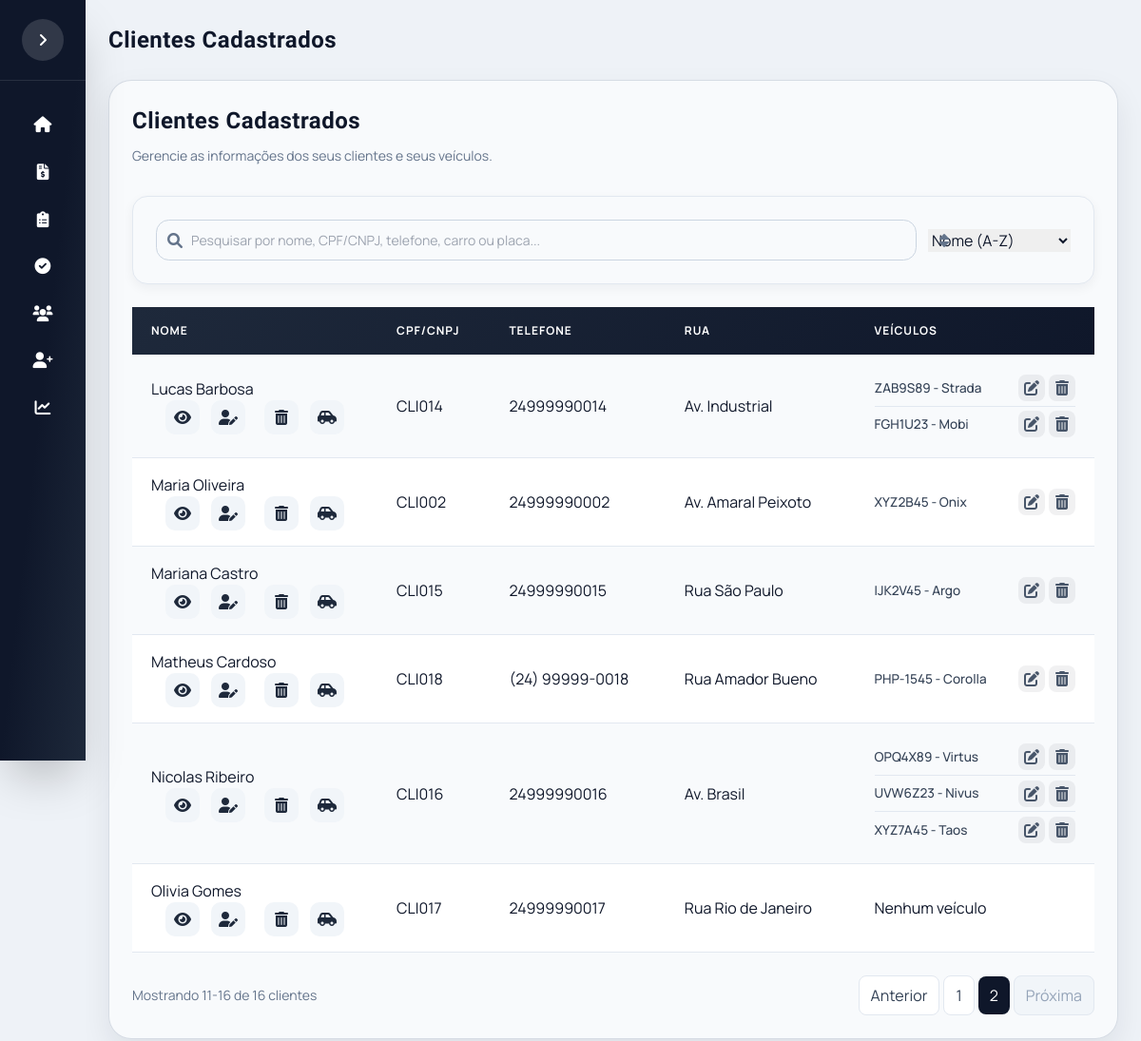
Page /clientes?page=2 on the earlier database version.
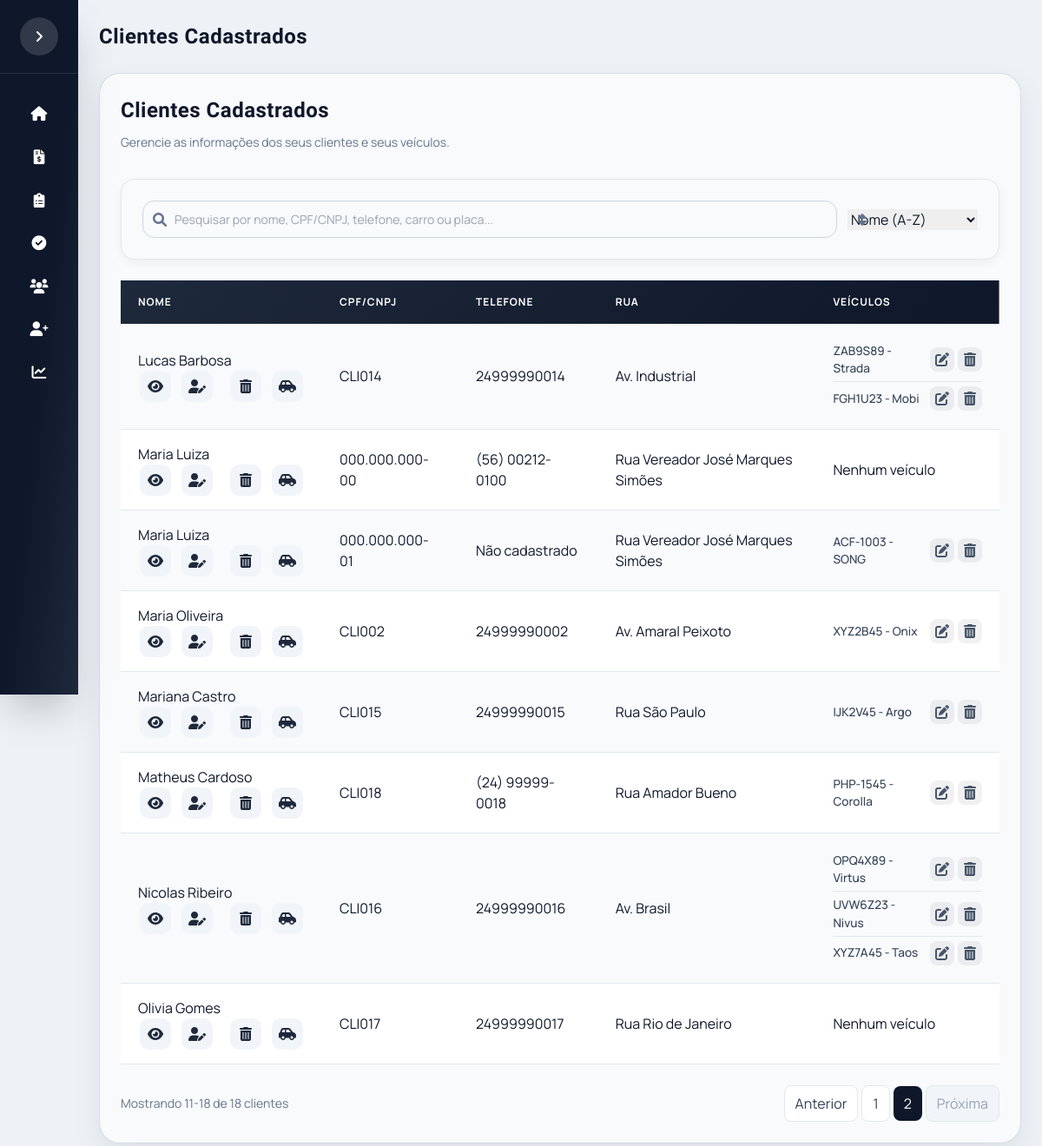
Same page on the later database version.
### app/models.py (models this page shows)
class Cliente(db.Model):
    __tablename__ = "clientes"
    id_cliente = db.Column(db.Integer, primary_key=True, autoincrement=True)
    cod_cliente = db.Column(db.String(20), unique=True, nullable=False)
    nome = db.Column(db.String(120), nullable=False)
    cliente_ativo = db.Column(db.Integer, default=1)
    telefones = db.relationship("TelefoneCliente", backref="cliente", lazy=True, cascade="all, delete-orphan")
    emails = db.relationship("EmailCliente", backref="cliente", lazy=True, cascade="all, delete-orphan")
    enderecos = db.relationship("EnderecoCliente", backref="cliente", lazy=True, cascade="all, delete-orphan")
    veiculos = db.relationship("Veiculo", backref="cliente", lazy=True, cascade="all, delete-orphan")

class TelefoneCliente(db.Model):
    __tablename__ = "telefones_cliente"
    id_telefone = db.Column(db.Integer, primary_key=True, autoincrement=True)
    id_cliente = db.Column(db.Integer, db.ForeignKey("clientes.id_cliente"), nullable=False)
    telefone = db.Column(db.String(20), nullable=False)

class EnderecoCliente(db.Model):
    __tablename__ = "enderecos_cliente"
    id_endereco = db.Column(db.Integer, primary_key=True, autoincrement=True)
    id_cliente = db.Column(db.Integer, db.ForeignKey("clientes.id_cliente"), nullable=False)
    rua = db.Column(db.String(150))
    numero = db.Column(db.String(10))
    bairro = db.Column(db.String(100))
    cidade = db.Column(db.String(100))
    estado = db.Column(db.String(2))
    cep = db.Column(db.String(8))
    complemento = db.Column(db.String(100))

class Veiculo(db.Model):
    __tablename__ = "veiculos"
    id_veiculo = db.Column(db.Integer, primary_key=True, autoincrement=True)
    id_cliente = db.Column(db.Integer, db.ForeignKey("clientes.id_cliente"), nullable=False)
    veiculo_ativo = db.Column(db.Integer, default=1)
    placa = db.Column(db.String(7), unique=True, nullable=False)
    marca = db.Column(db.String(50), nullable=False)
    modelo = db.Column(db.String(80), nullable=False)
    ano = db.Column(db.Integer)
    cor = db.Column(db.String(30))
    orcamentos = db.relationship("Orcamento", backref="veiculo", lazy=True)

### app/routes.py (the view)
@main.route("/clientes")
def listar_clientes():
    page = request.args.get("page", 1, type=int)
    per_page = request.args.get("per_page", 10, type=int)
    per_page = max(1, min(per_page, 10000))
    query = (
        Cliente.query
        .filter(Cliente.cliente_ativo == 1)
        .order_by(Cliente.nome.asc())
    )
    pagination = query.paginate(page=page, per_page=per_page, error_out=False)
    return render_template(
        "lista_clientes.html",
        clientes=pagination.items,
        pagination=pagination
    )

### templates/lista_clientes.html (shortened to what this page needs)
{% extends "base.html" %}
{% block page_title %}
Clientes Cadastrados
{% endblock %}
{% block content %}
<div class="table-container">
    <div class="screen-header" style="margin-bottom: 2rem;">
        <div>
            <h2 class="screen-title title-font" style="margin-bottom: 0.5rem;">Clientes Cadastrados</h2>
            <p class="screen-subtitle">Gerencie as informações dos seus clientes e seus veículos.</p>
        </div>
    </div>
    <div class="panel filter-panel" style="margin-bottom: 1.5rem; padding: 1.5rem;">
        <div class="filter-row">
            <div class="filter-search-col">
                <div class="input-icon">
                    <input
                        type="text"
                        id="filterCliente"
                        placeholder="Pesquisar por nome, CPF/CNPJ, telefone, carro ou placa..."
                        class="form-input"
                    >
                </div>
            </div>
            <div class="filter-sort-col"><div class="input-icon">
                <select id="sortSelect" class="w-full">
                    <option value="nome_asc">Nome (A-Z)</option>
                </select>
            </div></div>
        </div>
    </div>
    <table class="table-clientes">
        <thead>
            <tr>
                <th>Nome</th>
                <th>CPF/CNPJ</th>
                <th>Telefone</th>
                <th>Rua</th>
                <th>Veículos</th>
            </tr>
        </thead>
        <tbody id="tabelaClientesBody">
        {% for cliente in clientes %}
        <tr>
            <td>
                <div class="cliente-header">
                    <div class="cliente-nome">{{ cliente.nome }}</div>
                    <div class="cliente-icons">
                        <a href="{{ url_for('main.perfil_cliente', id_cliente=cliente.id_cliente) }}" class="icon-btn" data-tooltip="Ver perfil">
                            <i class="fas fa-eye"></i>
                        </a>
                        <a href="{{ url_for('main.editar_cliente', id_cliente=cliente.id_cliente) }}" class="icon-btn" data-tooltip="Editar perfil">
                            <i class="fas fa-user-edit"></i>
                        </a>
                        <button type="button" class="icon-btn" data-tooltip="Excluir perfil" onclick="openDeleteModal('cliente', '{{ cliente.nome }}', 'form-delete-cliente-{{ cliente.id_cliente }}');">
                            <i class="fas fa-trash-alt"></i>
                        </button>
                        <a href="{{ url_for('main.novo_veiculo', id_cliente=cliente.id_cliente) }}" class="icon-btn" data-tooltip="Adicionar veículo">
                            <i class="fas fa-car-side"></i>
                        </a>
                    </div>
                </div>
            </td>
            <td>{{ cliente.cod_cliente }}</td>
            <td>
                {{ cliente.telefones[0].telefone if cliente.telefones else "Não cadastrado" }}
            </td>
            <td>
                {{ cliente.enderecos[0].rua if cliente.enderecos else "Não cadastrada" }}
            </td>
            <td>
                {% if cliente.veiculos %}
                <ul class="lista-veiculos">
                    {% for veiculo in cliente.veiculos if veiculo.veiculo_ativo == 1 %}
                    <li class="veiculo-item">
                        <span class="veiculo-info">
                            {{ veiculo.placa.upper() }} - {{ veiculo.modelo }}
                        </span>
                        <div class="veiculo-acoes">
                            <a href="{{ url_for('main.editar_veiculo', id_veiculo=veiculo.id_veiculo) }}" class="icon-btn" data-tooltip="Editar veículo">
                                <i class="fas fa-edit"></i>
                            </a>
                            <button type="button" class="icon-btn" data-tooltip="Excluir veículo" onclick="openDeleteModal('veiculo', '{{ veiculo.placa.upper() }} - {{ veiculo.modelo }}', 'form-delete-veiculo-{{ veiculo.id_veiculo }}');">
                                <i class="fas fa-trash-alt"></i>
                            </button>
                        </div>
                    </li>
                    {% endfor %}
                </ul>
                {% else %}
                Nenhum veículo
                {% endif %}
            </td>
        </tr>
        {% endfor %}
        </tbody>
    </table>
</div>
{% if pagination and pagination.pages > 1 %}
<nav class="mt-6 flex items-center justify-between gap-3 flex-wrap" aria-label="Paginação">
    <div class="text-sm text-slate-500">
        {% set first_item = ((pagination.page - 1) * pagination.per_page) + 1 if pagination.total else 0 %}
        {% set last_item = (pagination.page * pagination.per_page) if (pagination.page * pagination.per_page) < pagination.total else pagination.total %}
        Mostrando {{ first_item }}-{{ last_item }} de {{ pagination.total }} clientes
    </div>
    <div class="flex items-center gap-1 flex-wrap">
        {% if pagination.has_prev %}
            <a class="px-3 py-2 rounded-lg border border-slate-200 bg-white text-slate-700 hover:bg-slate-50"
               href="{{ url_for('main.listar_clientes', page=pagination.prev_num) }}">Anterior</a>
        {% else %}
            <span class="px-3 py-2 rounded-lg border border-slate-200 bg-slate-100 text-slate-400 cursor-not-allowed">Anterior</span>
        {% endif %}
        {% for p in pagination.iter_pages(left_edge=1, right_edge=1, left_current=2, right_current=2) %}
            {% if p %}
                {% if p == pagination.page %}
                    <span class="px-3 py-2 rounded-lg bg-slate-900 text-white">{{ p }}</span>
                {% else %}
                    <a class="px-3 py-2 rounded-lg border border-slate-200 bg-white text-slate-700 hover:bg-slate-50"
                       href="{{ url_for('main.listar_clientes', page=p) }}">{{ p }}</a>
                {% endif %}
            {% else %}
                <span class="px-2 text-slate-400">…</span>
            {% endif %}
        {% endfor %}
        {% if pagination.has_next %}
            <a class="px-3 py-2 rounded-lg border border-slate-200 bg-white text-slate-700 hover:bg-slate-50"
               href="{{ url_for('main.listar_clientes', page=pagination.next_num) }}">Próxima</a>
        {% else %}
            <span class="px-3 py-2 rounded-lg border border-slate-200 bg-slate-100 text-slate-400 cursor-not-allowed">Próxima</span>
        {% endif %}
    </div>
</nav>
{% endif %}
{% endblock %}

### templates/base.html (shortened to what this page needs)
<!DOCTYPE html>
<html lang="pt-br">
<head>
    <script src="https://cdn.tailwindcss.com"></script>
    <link rel="stylesheet" href="https://cdnjs.cloudflare.com/ajax/libs/font-awesome/6.0.0-beta3/css/all.min.css">
    <link rel="stylesheet" href="{{ url_for('static', filename='css/estilo.css') }}">
</head>
<body>
<div class="app-shell">
    <aside id="sidebar" class="sidebar collapsed bg-gradient-to-br from-slate-900 via-slate-900 to-slate-800 text-white flex flex-col shadow-2xl z-10">
        <div class="sidebar-header p-5 border-b border-white/10 flex items-center justify-between gap-3">
            <button id="sidebarCollapse" type="button" class="sidebar-toggle" aria-label="Abrir menu">
                <i class="fas fa-angle-right"></i>
            </button>
        </div>
        <div class="flex-1 py-6 px-4 space-y-1 sidebar-menu">
            <a href="{{ url_for('main.home') }}" class="menu-item w-full text-left rounded-xl flex items-center gap-3 hover:bg-white/10 transition-all">
                <i class="fas fa-home w-5"></i> <span class="nav-label">Home</span>
            </a>
            <a href="{{ url_for('main.lista_orcamentos') }}" class="menu-item w-full text-left rounded-xl flex items-center gap-3 hover:bg-white/10 transition-all">
                <i class="fas fa-file-invoice-dollar w-5"></i> <span class="nav-label">Orçamentos</span>
            </a>
            <a href="{{ url_for('main.lista_pedidos') }}" class="menu-item w-full text-left rounded-xl flex items-center gap-3 hover:bg-white/10 transition-all">
                <i class="fas fa-clipboard-list w-5"></i> <span class="nav-label">Pedidos</span>
            </a>
            <a href="{{ url_for('main.pedidos_concluidos') }}" class="menu-item w-full text-left rounded-xl flex items-center gap-3 hover:bg-white/10 transition-all">
                <i class="fas fa-check-circle w-5"></i> <span class="nav-label">Concluídos</span>
            </a>
            <a href="{{ url_for('main.listar_clientes') }}" class="menu-item w-full text-left rounded-xl flex items-center gap-3 hover:bg-white/10 transition-all">
                <i class="fas fa-users w-5"></i> <span class="nav-label">Lista de Clientes</span>
            </a>
            <a href="{{ url_for('main.cadastrar_cliente') }}" class="menu-item w-full text-left rounded-xl flex items-center gap-3 hover:bg-white/10 transition-all">
                <i class="fas fa-user-plus w-5"></i> <span class="nav-label">Novo Cliente</span>
            </a>
            <a href="{{ url_for('main.dashboard') }}" class="menu-item">
                <i class="fas fa-chart-line"></i> <span class="nav-label">Dashboard</span>
            </a>
        </div>
    </aside>
    <main class="content-area">
        <div class="w-full">
            <div class="topbar">
                <div class="flex items-center gap-3">
                    <div>
                        <div id="pageTitle" class="topbar-title title-font">{% block page_title %}Sistema{% endblock %}</div>
                    </div>
                </div>
            </div>
            <div class="screen">
                {% block content %}
                {% endblock %}
            </div>
        </div>
    </main>
</div>
</body>
</html>

### templates/lista_clientes.html (style rules this page uses)
.panel { background: #f8fafc; border: 1px solid #e2e8f0; border-radius: 1rem; box-shadow: 0 4px 12px rgba(15, 23, 42, 0.05); }
.screen-header { display: flex; justify-content: space-between; align-items: center; flex-wrap: wrap; gap: 1rem; }
.screen-title { font-size: 1.5rem; font-weight: 700; color: #0f172a; }
.screen-subtitle { color: #64748b; font-size: 0.875rem; }
.filter-row { display: flex; gap: 0.75rem; align-items: center; }
.filter-search-col { flex: 1; }
.filter-sort-col { flex-shrink: 0; min-width: 150px; }

Differences in the rows shown:
added Cliente: nome "Maria Luiza", cod_cliente "000.000.000-00", telefone "(56) 00212-0100", rua "Rua Vereador José Marques Simões", shows "Nenhum veículo"
added Cliente: nome "Maria Luiza", cod_cliente "000.000.000-01", telefones "Não cadastrado", rua "Rua Vereador José Marques Simões"
added Veiculo: placa "ACF-1003", modelo "SONG", shown under "Maria Luiza"
Other differences:
{{ last_item }}: "16" → "18"
{{ pagination.total }}: "16" → "18"
